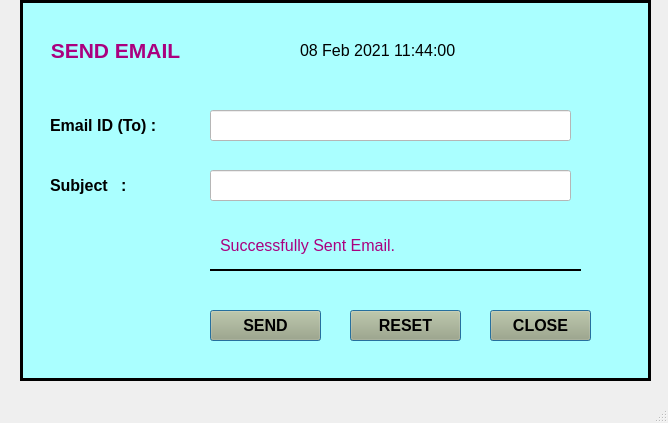
<?xml version="1.0" encoding="UTF-8"?>
<ui version="4.0">
 <class>MainWindow</class>
 <widget class="QMainWindow" name="MainWindow">
  <property name="geometry">
   <rect>
    <x>0</x>
    <y>0</y>
    <width>668</width>
    <height>423</height>
   </rect>
  </property>
  <property name="windowTitle">
   <string>MainWindow</string>
  </property>
  <widget class="QWidget" name="centralwidget">
   <widget class="QFrame" name="frame">
    <property name="geometry">
     <rect>
      <x>20</x>
      <y>0</y>
      <width>631</width>
      <height>381</height>
     </rect>
    </property>
    <property name="font">
     <font>
      <family>Arial</family>
      <pointsize>14</pointsize>
     </font>
    </property>
    <property name="autoFillBackground">
     <bool>false</bool>
    </property>
    <property name="styleSheet">
     <string notr="true">background-color: rgb(170, 255, 255);
</string>
    </property>
    <property name="frameShape">
     <enum>QFrame::Box</enum>
    </property>
    <property name="frameShadow">
     <enum>QFrame::Plain</enum>
    </property>
    <property name="lineWidth">
     <number>3</number>
    </property>
    <widget class="QLabel" name="label">
     <property name="geometry">
      <rect>
       <x>280</x>
       <y>30</y>
       <width>191</width>
       <height>41</height>
      </rect>
     </property>
     <property name="font">
      <font>
       <family>Arial</family>
       <pointsize>12</pointsize>
      </font>
     </property>
     <property name="text">
      <string>08 Feb 2021 11:44:00</string>
     </property>
    </widget>
    <widget class="QLabel" name="label_2">
     <property name="geometry">
      <rect>
       <x>200</x>
       <y>230</y>
       <width>201</width>
       <height>31</height>
      </rect>
     </property>
     <property name="font">
      <font>
       <family>Arial</family>
       <pointsize>12</pointsize>
      </font>
     </property>
     <property name="styleSheet">
      <string notr="true">color: rgb(170, 0, 127);</string>
     </property>
     <property name="text">
      <string>Successfully Sent Email.</string>
     </property>
    </widget>
    <widget class="QPushButton" name="pushButton_6">
     <property name="geometry">
      <rect>
       <x>190</x>
       <y>310</y>
       <width>111</width>
       <height>31</height>
      </rect>
     </property>
     <property name="font">
      <font>
       <family>Arial</family>
       <pointsize>12</pointsize>
       <weight>75</weight>
       <bold>true</bold>
      </font>
     </property>
     <property name="styleSheet">
      <string notr="true">background-color: rgb(170, 170, 127);
</string>
     </property>
     <property name="text">
      <string>SEND</string>
     </property>
     <property name="autoDefault">
      <bool>true</bool>
     </property>
     <property name="default">
      <bool>true</bool>
     </property>
     <property name="flat">
      <bool>false</bool>
     </property>
    </widget>
    <widget class="QPushButton" name="pushButton_7">
     <property name="geometry">
      <rect>
       <x>330</x>
       <y>310</y>
       <width>111</width>
       <height>31</height>
      </rect>
     </property>
     <property name="font">
      <font>
       <family>Arial</family>
       <pointsize>12</pointsize>
       <weight>75</weight>
       <bold>true</bold>
      </font>
     </property>
     <property name="styleSheet">
      <string notr="true">background-color: rgb(170, 170, 127);
</string>
     </property>
     <property name="text">
      <string>RESET</string>
     </property>
     <property name="autoDefault">
      <bool>true</bool>
     </property>
     <property name="default">
      <bool>true</bool>
     </property>
     <property name="flat">
      <bool>false</bool>
     </property>
    </widget>
    <widget class="QLabel" name="label_3">
     <property name="geometry">
      <rect>
       <x>30</x>
       <y>100</y>
       <width>111</width>
       <height>51</height>
      </rect>
     </property>
     <property name="font">
      <font>
       <family>Arial</family>
       <pointsize>12</pointsize>
       <weight>75</weight>
       <bold>true</bold>
      </font>
     </property>
     <property name="text">
      <string>Email ID (To) :</string>
     </property>
    </widget>
    <widget class="QLineEdit" name="lineEdit">
     <property name="geometry">
      <rect>
       <x>190</x>
       <y>110</y>
       <width>361</width>
       <height>31</height>
      </rect>
     </property>
     <property name="font">
      <font>
       <family>Arial</family>
       <pointsize>12</pointsize>
       <weight>75</weight>
       <bold>true</bold>
      </font>
     </property>
     <property name="styleSheet">
      <string notr="true">background-color: rgb(255, 255, 255);</string>
     </property>
     <property name="text">
      <string/>
     </property>
     <property name="echoMode">
      <enum>QLineEdit::Normal</enum>
     </property>
    </widget>
    <widget class="Line" name="line">
     <property name="geometry">
      <rect>
       <x>190</x>
       <y>260</y>
       <width>371</width>
       <height>21</height>
      </rect>
     </property>
     <property name="frameShadow">
      <enum>QFrame::Plain</enum>
     </property>
     <property name="lineWidth">
      <number>2</number>
     </property>
     <property name="orientation">
      <enum>Qt::Horizontal</enum>
     </property>
    </widget>
    <widget class="QPushButton" name="pushButton_8">
     <property name="geometry">
      <rect>
       <x>470</x>
       <y>310</y>
       <width>101</width>
       <height>31</height>
      </rect>
     </property>
     <property name="font">
      <font>
       <family>Arial</family>
       <pointsize>12</pointsize>
       <weight>75</weight>
       <bold>true</bold>
      </font>
     </property>
     <property name="styleSheet">
      <string notr="true">background-color: rgb(170, 170, 127);
</string>
     </property>
     <property name="text">
      <string>CLOSE</string>
     </property>
     <property name="autoDefault">
      <bool>true</bool>
     </property>
     <property name="default">
      <bool>true</bool>
     </property>
     <property name="flat">
      <bool>false</bool>
     </property>
    </widget>
    <widget class="QLabel" name="label_4">
     <property name="geometry">
      <rect>
       <x>10</x>
       <y>30</y>
       <width>171</width>
       <height>41</height>
      </rect>
     </property>
     <property name="font">
      <font>
       <family>Arial</family>
       <pointsize>16</pointsize>
       <weight>75</weight>
       <bold>true</bold>
      </font>
     </property>
     <property name="styleSheet">
      <string notr="true">color: rgb(170, 0, 127);</string>
     </property>
     <property name="text">
      <string>SEND EMAIL</string>
     </property>
     <property name="alignment">
      <set>Qt::AlignCenter</set>
     </property>
    </widget>
    <widget class="QLabel" name="label_5">
     <property name="geometry">
      <rect>
       <x>30</x>
       <y>160</y>
       <width>111</width>
       <height>51</height>
      </rect>
     </property>
     <property name="font">
      <font>
       <family>Arial</family>
       <pointsize>12</pointsize>
       <weight>75</weight>
       <bold>true</bold>
      </font>
     </property>
     <property name="text">
      <string>Subject   :</string>
     </property>
    </widget>
    <widget class="QLineEdit" name="lineEdit_2">
     <property name="geometry">
      <rect>
       <x>190</x>
       <y>170</y>
       <width>361</width>
       <height>31</height>
      </rect>
     </property>
     <property name="font">
      <font>
       <family>Arial</family>
       <pointsize>12</pointsize>
       <weight>75</weight>
       <bold>true</bold>
      </font>
     </property>
     <property name="styleSheet">
      <string notr="true">background-color: rgb(255, 255, 255);</string>
     </property>
     <property name="text">
      <string/>
     </property>
     <property name="echoMode">
      <enum>QLineEdit::Normal</enum>
     </property>
    </widget>
   </widget>
  </widget>
  <widget class="QMenuBar" name="menubar">
   <property name="geometry">
    <rect>
     <x>0</x>
     <y>0</y>
     <width>668</width>
     <height>21</height>
    </rect>
   </property>
  </widget>
  <widget class="QStatusBar" name="statusbar"/>
 </widget>
 <resources/>
 <connections/>
</ui>
